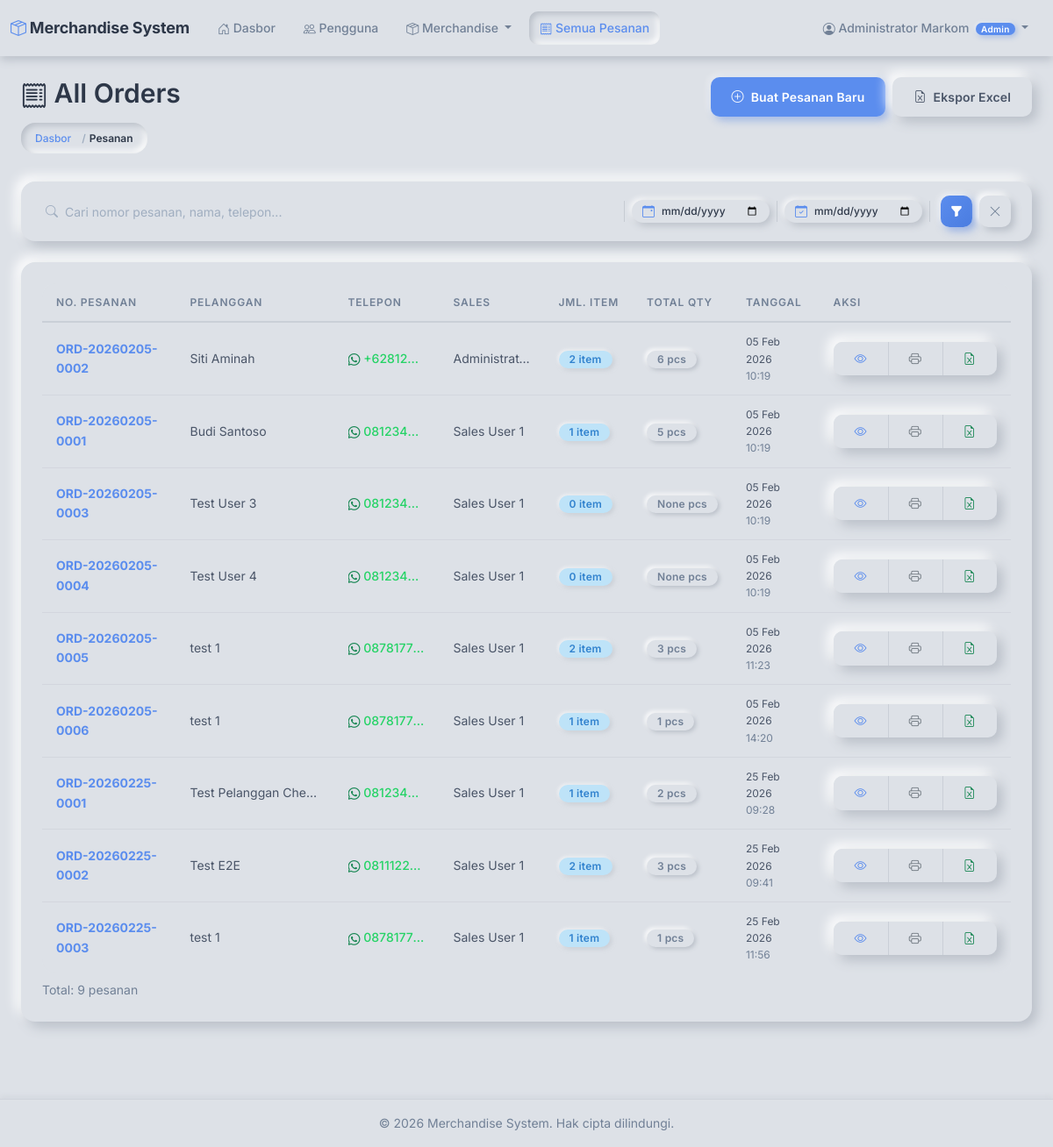
Screenshot of /orders/ (signed in) with the database file from the repository.
### accounts/models.py (models this page shows, shortened)
class User(AbstractUser):
    class Role(models.TextChoices):
        ADMIN = 'ADMIN', 'Admin (Markom)'
        SALES = 'SALES', 'Sales'
    role = models.CharField(
        max_length=10,
        choices=Role.choices,
        default=Role.SALES,
        help_text='User role: ADMIN for Markom, SALES for sales team'
    )
    full_name = models.CharField(
        max_length=255,
        help_text='Full name of the user'
    )
    phone = models.CharField(
        max_length=20,
        blank=True,
        help_text='Phone number'
    )
    class Meta:
        db_table = 'users'
        verbose_name = 'User'
        verbose_name_plural = 'Users'
        ordering = ['-date_joined']
    @property
    def is_admin(self):
        return self.role == self.Role.ADMIN
    @property
    def is_sales(self):
        return self.role == self.Role.SALES

### orders/models.py (models this page shows, shortened)
class Order(models.Model):
    order_number = models.CharField(
        max_length=50,
        unique=True,
        help_text='Auto-generated order number (ORD-YYYYMMDD-XXXX)'
    )
    customer_name = models.CharField(
        max_length=200,
        help_text='Customer full name'
    )
    customer_phone = models.CharField(
        max_length=20,
        help_text='Customer WhatsApp number'
    )
    sales_user = models.ForeignKey(
        settings.AUTH_USER_MODEL,
        on_delete=models.PROTECT,
        related_name='orders',
        help_text='Sales user who created this order'
    )
    notes = models.TextField(
        blank=True,
        help_text='Additional notes or comments'
    )
    created_at = models.DateTimeField(
        auto_now_add=True,
        help_text='Order creation timestamp'
    )
    class Meta:
        db_table = 'orders'
        verbose_name = 'Order'
        verbose_name_plural = 'Orders'
        ordering = ['-created_at']

### orders/views.py (the view)
# urls.py: path('', views.order_list, name='order_list'),
@admin_or_sales_required
def order_list(request):
    search_query = request.GET.get('search', '')
    date_from = request.GET.get('date_from', '')
    date_to = request.GET.get('date_to', '')
    if request.user.is_admin:
        orders = Order.objects.select_related('sales_user').all()
        title = 'All Orders'
    else:
        orders = Order.objects.filter(sales_user=request.user).all()
        title = 'My Orders'
    if search_query:
        orders = orders.filter(
            Q(order_number__icontains=search_query) |
            Q(customer_name__icontains=search_query) |
            Q(customer_phone__icontains=search_query)
        )
    if date_from:
        orders = orders.filter(created_at__date__gte=date_from)
    if date_to:
        orders = orders.filter(created_at__date__lte=date_to)
    orders = orders.annotate(
        item_count=Count('items'),
        total_quantity=Sum('items__quantity')
    )
    context = {
        'orders': orders,
        'title': title,
        'search_query': search_query,
        'date_from': date_from,
        'date_to': date_to
    }
    return render(request, 'orders/order_list.html', context)

### orders/context_processors.py (called while the page is built)
def cart_context(request):
    if request.user.is_authenticated and hasattr(request.user, 'is_sales') and request.user.is_sales:
        cart = Cart(request)
        return {
            'navbar_cart_total': cart.get_total_quantity(),
            'navbar_cart_unique': cart.get_total_unique(),
        }
    return {
        'navbar_cart_total': 0,
        'navbar_cart_unique': 0,
    }

### templates/orders/order_list.html (shortened to what this page needs)
{% extends 'base.html' %}
{% block content %}
<div class="container-fluid">
    <div class="row mb-4 align-items-start">
        <div class="col">
            <h2><i class="bi bi-receipt"></i> {{ title }}</h2>
            <nav aria-label="breadcrumb">
                <ol class="breadcrumb">
                    <li class="breadcrumb-item"><a href="{% url 'dashboard:home' %}">Dasbor</a></li>
                    <li class="breadcrumb-item active">Pesanan</li>
                </ol>
            </nav>
        </div>
        <div class="col-12 col-md-auto d-flex flex-wrap gap-2 mt-3 mt-md-0">
            <a href="{% url 'orders:order_create' %}" class="btn btn-primary">
                <i class="bi bi-plus-circle"></i> Buat Pesanan Baru
            </a>
            <button type="button" class="btn btn-secondary" onclick="exportExcel()" id="exportBtn">
                <i class="bi bi-file-earmark-excel"></i> Ekspor Excel
            </button>
        </div>
    </div>
    <div class="compact-filter-bar mb-4">
        <form method="get" class="compact-filter-form">
            <div class="compact-filter-field compact-filter-search">
                <i class="bi bi-search compact-filter-icon"></i>
                <input type="text" name="search" class="compact-filter-input"
                       placeholder="Cari nomor pesanan, nama, telepon..."
                       maxlength="100"
                       value="{{ search_query }}">
            </div>
            <div class="compact-filter-date-wrap">
                <label class="compact-filter-date-pill">
                    <i class="bi bi-calendar-event compact-filter-icon"></i>
                    <input type="date" name="date_from" class="compact-filter-date"
                           title="Dari Tanggal" value="{{ date_from }}">
                </label>
            </div>
            <div class="compact-filter-date-wrap">
                <label class="compact-filter-date-pill">
                    <i class="bi bi-calendar-check compact-filter-icon"></i>
                    <input type="date" name="date_to" class="compact-filter-date"
                           title="Sampai Tanggal" value="{{ date_to }}">
                </label>
            </div>
            <div class="compact-filter-actions">
                <button type="submit" class="compact-filter-btn compact-filter-btn-primary" title="Terapkan Filter">
                    <i class="bi bi-funnel-fill"></i>
                </button>
                <a href="{% url 'orders:order_list' %}" class="compact-filter-btn compact-filter-btn-reset" title="Reset Filter">
                    <i class="bi bi-x-lg"></i>
                </a>
            </div>
        </form>
    </div>
    <div class="card">
        <div class="card-body">
            {% if orders %}
            <div class="table-responsive">
                <table class="table table-hover">
                    <thead>
                        <tr>
                            <th>No. Pesanan</th>
                            <th>Pelanggan</th>
                            <th>Telepon</th>
                            {% if user.is_admin %}
                            <th>Sales</th>
                            {% endif %}
                            <th>Jml. Item</th>
                            <th>Total Qty</th>
                            <th>Tanggal</th>
                            <th style="width: 120px;">Aksi</th>
                        </tr>
                    </thead>
                    <tbody>
                        {% for order in orders %}
                        <tr>
                            <td>
                                <a href="{% url 'orders:order_detail' order.pk %}" class="text-decoration-none">
                                    <strong>{{ order.order_number }}</strong>
                                </a>
                            </td>
                            <td class="cell-max-md" title="{{ order.customer_name }}">{{ order.customer_name|truncatechars:22 }}</td>
                            <td class="cell-max-sm">
                                <a href="https://wa.me/{{ order.customer_phone|cut:'+' }}" target="_blank"
                                   class="text-decoration-none text-overflow-ellipsis d-block"
                                   title="{{ order.customer_phone }}">
                                    <i class="bi bi-whatsapp text-success"></i> {{ order.customer_phone|truncatechars:18 }}
                                </a>
                            </td>
                            {% if user.is_admin %}
                            <td class="cell-max-sm" title="{{ order.sales_user.full_name }}">{{ order.sales_user.full_name|truncatechars:18 }}</td>
                            {% endif %}
                            <td>
                                <span class="badge bg-info">{{ order.item_count }} item</span>
                            </td>
                            <td>
                                <span class="badge bg-secondary">{{ order.total_quantity }} pcs</span>
                            </td>
                            <td style="font-size: var(--text-xs);">
                                {{ order.created_at|date:"d M Y" }}<br>
                                <span class="text-muted">{{ order.created_at|date:"H:i" }}</span>
                            </td>
                            <td>
                                <div class="btn-group btn-group-sm">
                                    <a href="{% url 'orders:order_detail' order.pk %}"
                                       class="btn btn-outline-primary" title="Lihat Detail">
                                        <i class="bi bi-eye"></i>
                                    </a>
                                    <a href="{% url 'orders:order_print' order.pk %}"
                                       class="btn btn-outline-secondary" title="Cetak" target="_blank">
                                        <i class="bi bi-printer"></i>
                                    </a>
                                    <a href="{% url 'orders:order_export_detail_excel' order.pk %}"
                                       class="btn btn-outline-success" title="Ekspor Excel">
                                        <i class="bi bi-file-earmark-excel"></i>
                                    </a>
                                </div>
                            </td>
                        </tr>
                        {% endfor %}
                    </tbody>
                </table>
            </div>
            <div class="text-muted mt-2" style="font-size: var(--text-sm);">
                Total: {{ orders.count }} pesanan
            </div>
            {% endif %}
        </div>
    </div>
</div>
{% endblock %}

### templates/base.html (shortened to what this page needs)
<!DOCTYPE html>
<html lang="id">
<head>
    <link href="https://cdn.jsdelivr.net/npm/bootstrap@5.3.0/dist/css/bootstrap.min.css" rel="stylesheet">
    <link rel="stylesheet" href="https://cdn.jsdelivr.net/npm/bootstrap-icons@1.11.0/font/bootstrap-icons.css">
    {% load static %}
    <link rel="stylesheet" href="{% static 'css/custom.css' %}">
</head>
<body>
    {% if user.is_authenticated %}
    <nav class="navbar navbar-expand-lg">
        <div class="container-fluid">
            <a class="navbar-brand" href="{% url 'dashboard:home' %}">
                <i class="bi bi-box-seam me-1" style="color: var(--color-accent);"></i>Merchandise System
            </a>
            <div class="collapse navbar-collapse" id="navbarNav">
                <ul class="navbar-nav me-auto">
                    <li class="nav-item">
                        <a class="nav-link {% if request.resolver_match.app_name == 'dashboard' %}active{% endif %}"
                           href="{% url 'dashboard:home' %}">
                            <i class="bi bi-house-door"></i> Dasbor
                        </a>
                    </li>
                    {% if user.is_admin %}
                    <li class="nav-item">
                        <a class="nav-link {% if request.resolver_match.app_name == 'accounts' %}active{% endif %}"
                           href="{% url 'accounts:user_list' %}">
                            <i class="bi bi-people"></i> Pengguna
                        </a>
                    </li>
                    <li class="nav-item dropdown">
                        <a class="nav-link dropdown-toggle {% if request.resolver_match.app_name == 'merchandise' %}active{% endif %}"
                           href="#" id="merchandiseDropdown" role="button" data-bs-toggle="dropdown" aria-expanded="false">
                            <i class="bi bi-box-seam"></i> Merchandise
                        </a>
                    </li>
                    <li class="nav-item">
                        <a class="nav-link {% if request.resolver_match.app_name == 'orders' %}active{% endif %}"
                           href="{% url 'orders:order_list' %}">
                            <i class="bi bi-receipt"></i> Semua Pesanan
                        </a>
                    </li>
                    {% endif %}
                </ul>
                <ul class="navbar-nav">
                    <li class="nav-item dropdown">
                        <a class="nav-link dropdown-toggle" href="#" id="userDropdown"
                           role="button" data-bs-toggle="dropdown" aria-expanded="false">
                            <i class="bi bi-person-circle"></i>
                            {{ user.full_name }}
                            {% if user.is_admin %}
                                <span class="badge bg-primary ms-1 badge-role">Admin</span>
                            {% else %}
                                <span class="badge bg-secondary ms-1 badge-role">Sales</span>
                            {% endif %}
                        </a>
                    </li>
                </ul>
            </div>
        </div>
    </nav>
    {% endif %}
    <main class="{% if user.is_authenticated %}container-fluid py-4{% endif %}">
        {% block content %}{% endblock %}
    </main>
    {% if user.is_authenticated %}
    <footer>
        <div class="container-fluid">
            <p class="mb-0">&copy; {% now "Y" %} Merchandise System. Hak cipta dilindungi.</p>
        </div>
    </footer>
    {% endif %}
</body>
</html>

### rows the page displays
User: full_name "Administrator Markom"
Order: order_number "ORD-20260205-0002", customer_name "Siti Aminah", customer_phone "+62812…", sales_user.full_name "Administrat…", item_count "2", total_quantity "6", created_at "05 Feb 2026", created_at "10:19"
Order: order_number "ORD-20260205-0001", customer_name "Budi Santoso", customer_phone "081234…", sales_user.full_name "Sales User 1", item_count "1", total_quantity "5", created_at "05 Feb 2026", created_at "10:19"
Order: order_number "ORD-20260205-0003", customer_name "Test User 3", customer_phone "081234…", sales_user.full_name "Sales User 1", item_count "0", total_quantity "None", created_at "05 Feb 2026", created_at "10:19"
Order: order_number "ORD-20260205-0004", customer_name "Test User 4", customer_phone "081234…", sales_user.full_name "Sales User 1", item_count "0", total_quantity "None", created_at "05 Feb 2026", created_at "10:19"
Order: order_number "ORD-20260205-0005", customer_name "test 1", customer_phone "0878177…", sales_user.full_name "Sales User 1", item_count "2", total_quantity "3", created_at "05 Feb 2026", created_at "11:23"
Order: order_number "ORD-20260205-0006", customer_name "test 1", customer_phone "0878177…", sales_user.full_name "Sales User 1", item_count "1", total_quantity "1", created_at "05 Feb 2026", created_at "14:20"
Order: order_number "ORD-20260225-0001", customer_name "Test Pelanggan Che…", customer_phone "081234…", sales_user.full_name "Sales User 1", item_count "1", total_quantity "2", created_at "25 Feb 2026", created_at "09:28"
Order: order_number "ORD-20260225-0002", customer_name "Test E2E", customer_phone "0811122…", sales_user.full_name "Sales User 1", item_count "2", total_quantity "3", created_at "25 Feb 2026", created_at "09:41"
Order: order_number "ORD-20260225-0003", customer_name "test 1", customer_phone "0878177…", sales_user.full_name "Sales User 1", item_count "1", total_quantity "1", created_at "25 Feb 2026", created_at "11:56"

### other values shown
{{ title }} "All Orders"
{{ orders.count }} "9"
